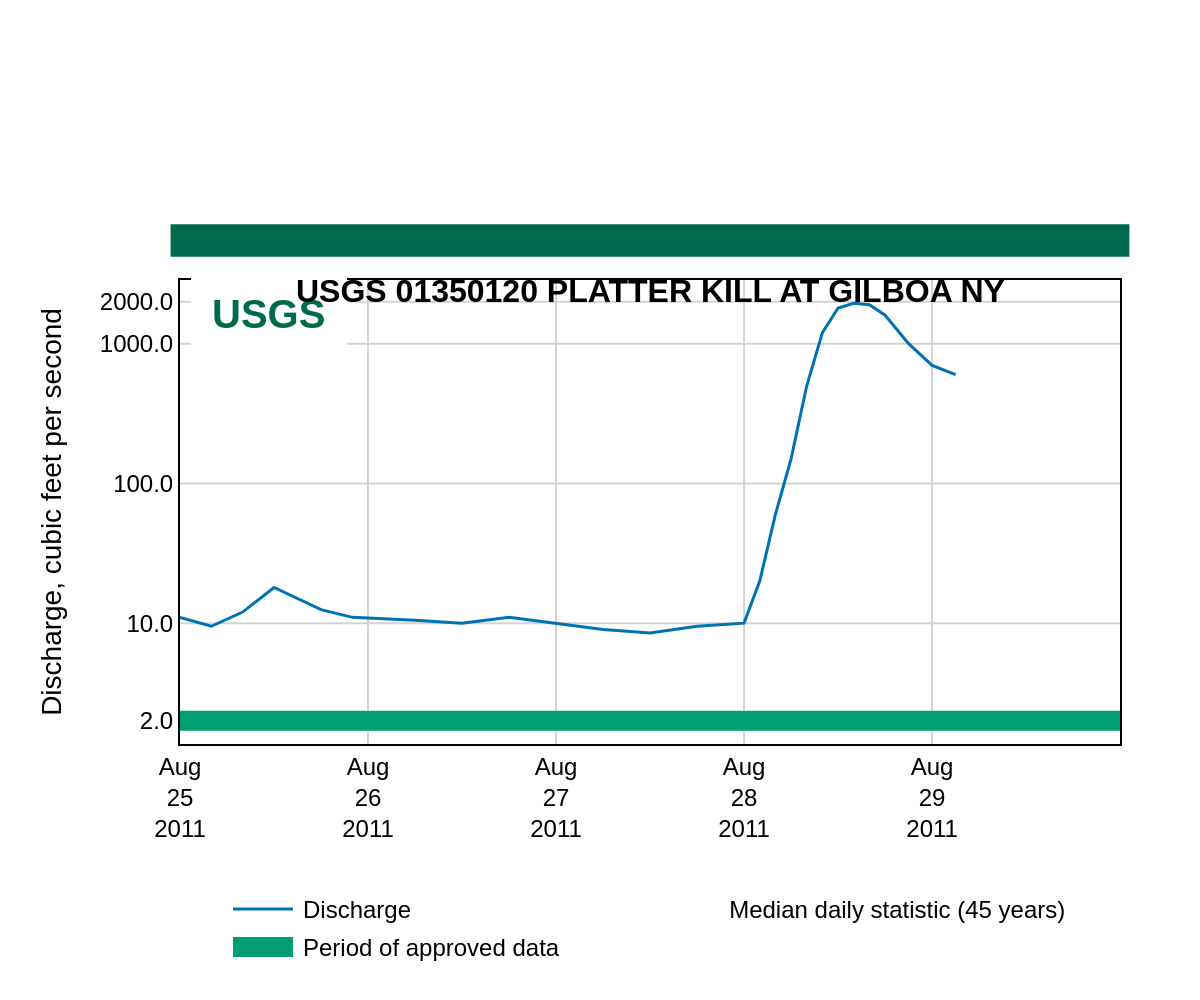

Write the Python code that produced this figure.
import sys
import json
import os
import plotly.graph_objects as go

# 1. Read JSON from command line argument
if len(sys.argv) != 2:
    print("Usage: python script.py <path_to_json>")
    sys.exit(1)

json_path = sys.argv[1]
try:
    with open(json_path, 'r', encoding='utf-8') as f:
        chart_info = json.load(f)
except FileNotFoundError:
    print(f"Error: JSON file not found at {json_path}")
    sys.exit(1)
except json.JSONDecodeError:
    print(f"Error: Could not decode JSON from {json_path}")
    sys.exit(1)

# 2. Extract data from JSON
chart_data = chart_info.get('chart_data', [])
texts = chart_info.get('texts', {})
colors = chart_info.get('colors', {})
layout_options = chart_info.get('layout_options', {})
trace_colors = colors.get('traces', [])

# 3. Create Figure
fig = go.Figure()

# 4. Add Traces
for i, series in enumerate(chart_data):
    color = trace_colors[i] if i < len(trace_colors) else None
    
    marker_props = series.get('marker', {})
    marker_symbol = marker_props.get('symbol', 'circle')
    
    is_open_marker = marker_symbol.endswith('-open')
    
    trace = go.Scatter(
        x=series.get('x'),
        y=series.get('y'),
        name=series.get('name'),
        mode=series.get('mode', 'lines'),
        line=dict(
            color=color,
            width=series.get('line', {}).get('width', 1.5)
        ),
        marker=dict(
            color=color if not is_open_marker else 'rgba(0,0,0,0)',
            symbol=marker_symbol,
            size=marker_props.get('size', 10),
            line=dict(color=color, width=1.5)
        )
    )
    fig.add_trace(trace)

# 5. Update Layout
fig.update_layout(
    plot_bgcolor='white',
    paper_bgcolor='white',
    font=dict(family="Arial", size=12, color="black"),
    margin=dict(l=90, r=40, t=140, b=120),
    legend=dict(
        orientation="h",
        yanchor="bottom",
        y=-0.5,
        xanchor="center",
        x=0.5,
        traceorder="normal"
    ),
    xaxis=dict(
        showline=True,
        linewidth=1,
        linecolor='black',
        mirror=True,
        gridcolor=colors.get('grid', 'lightgrey'),
        tickmode='array',
        tickvals=layout_options.get('x_axis_tickvals'),
        ticktext=layout_options.get('x_axis_ticktext')
    ),
    yaxis=dict(
        title=texts.get('y_axis_title'),
        type=layout_options.get('y_axis_type', 'linear'),
        showline=True,
        linewidth=1,
        linecolor='black',
        mirror=True,
        gridcolor=colors.get('grid', 'lightgrey'),
        tickmode='array',
        tickvals=layout_options.get('y_axis_tickvals'),
        ticktext=[f'{v:.1f}' for v in layout_options.get('y_axis_tickvals', [])]
    ),
    shapes=[
        dict(
            type="rect",
            xref="paper", yref="paper",
            x0=-0.01, y0=1.05, x1=1.01, y1=1.12,
            fillcolor=colors.get('header', '#006A4E'),
            line_width=0
        )
    ],
    annotations=[
        dict(
            xref="paper", yref="paper",
            x=0.01, y=1.02,
            text=f"<b>{texts.get('logo_text', '')}</b>",
            showarrow=False,
            font=dict(size=20, color=colors.get('logo_text', '#006A4E')),
            align="left",
            xanchor='left', yanchor='top',
            borderpad=10,
            bgcolor=colors.get('logo_bg', '#FFFFFF')
        ),
        dict(
            xref="paper", yref="paper",
            x=0.5, y=1.02,
            text=f"<b>{texts.get('title', '')}</b>",
            showarrow=False,
            font=dict(size=16, color='black'),
            xanchor='center', yanchor='top'
        )
    ]
)

# 6. Output image
base_filename = os.path.splitext(os.path.basename(json_path))[0]
output_filename = f"{base_filename}.png"
fig.write_image(output_filename, scale=2, width=600, height=500)

print(f"Chart saved to {output_filename}")
